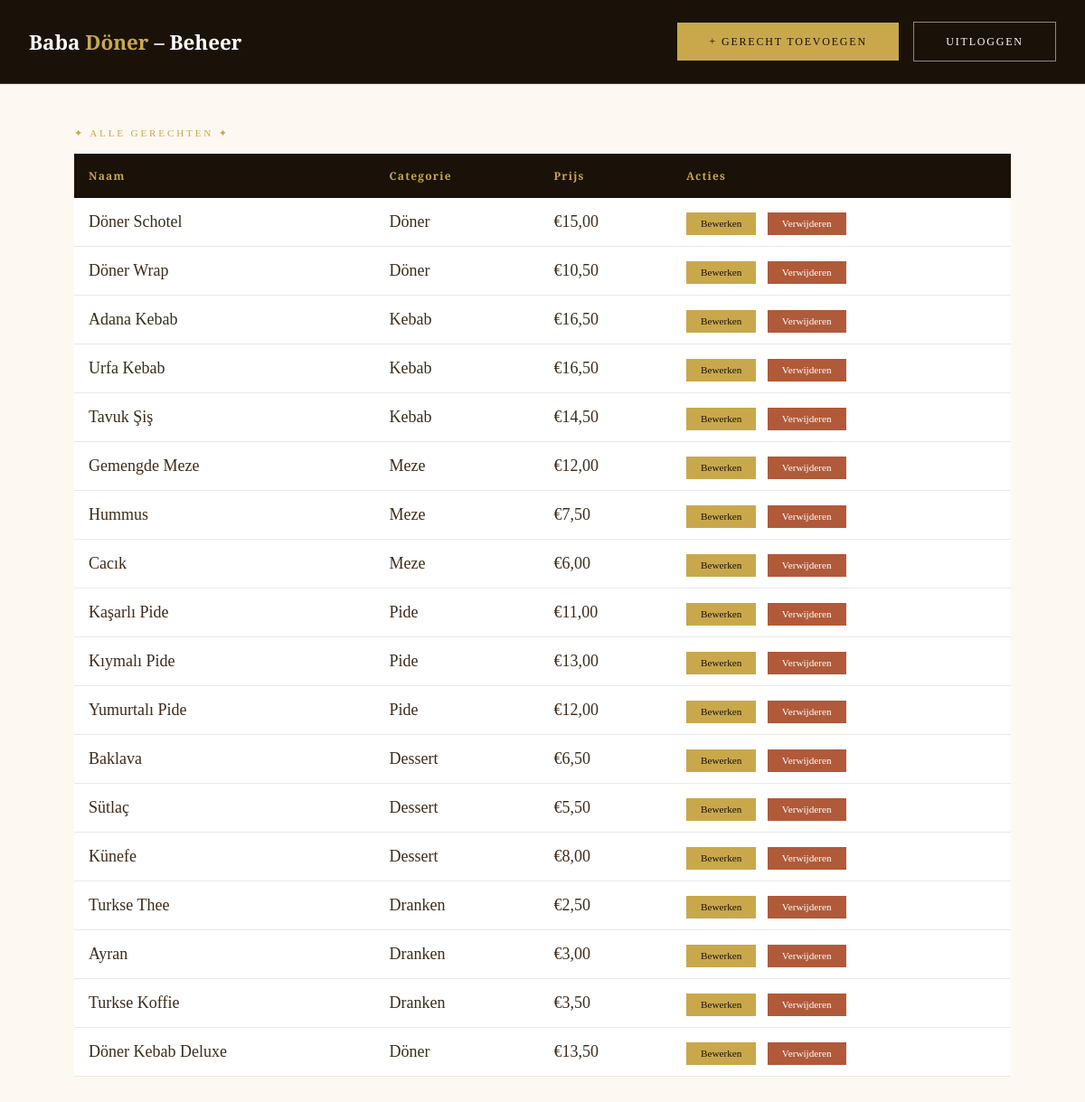
Page /app/beheer/index.php (signed in) on the committed database.
### tables this page shows
CREATE TABLE `gerechten` (
  `id` int NOT NULL,
  `naam` varchar(255) NOT NULL,
  `beschrijving` text NOT NULL,
  `prijs` decimal(10,2) NOT NULL,
  `categorie` varchar(100) NOT NULL,
  `afbeelding` varchar(255) NOT NULL
);

### app/beheer/index.php (the view, shortened to what this page needs)
<?php
require '../db.php';
?>
<!DOCTYPE html>
<html lang="nl">
<head>
  <link rel="stylesheet" href="../style.css">
</head>
<body>
  <div class="beheer-header">
    <h1>Baba <span>Döner</span> – Beheer</h1>
    <div style="display:flex; gap:1rem; align-items:center;">
      <a href="toevoegen.php" class="btn-primary">+ Gerecht toevoegen</a>
      <a href="../logout.php" class="btn-outline">Uitloggen</a>
    </div>
  </div>
  <div class="beheer-body">
    <div class="section-label" style="margin-bottom:1rem">✦ Alle gerechten ✦</div>
    <table>
      <tr>
        <th>Naam</th>
        <th>Categorie</th>
        <th>Prijs</th>
        <th>Acties</th>
      </tr>
      <?php
      $stmt = $pdo->query("SELECT * FROM gerechten");
      $gerechten = $stmt->fetchAll();
      foreach ($gerechten as $gerecht):
      ?>
      <tr>
        <td><?php echo $gerecht['naam']; ?></td>
        <td><?php echo $gerecht['categorie']; ?></td>
        <td>€<?php echo number_format($gerecht['prijs'], 2, ',', '.'); ?></td>
        <td>
          <a class="btn-bewerk" href="bewerken.php?id=<?php echo $gerecht['id']; ?>">Bewerken</a>
          <a class="btn-verwijder" href="verwijderen.php?id=<?php echo $gerecht['id']; ?>">Verwijderen</a>
        </td>
      </tr>
      <?php endforeach; ?>
    </table>
  </div>
</body>
</html>

### app/style.css (style rules this page uses)
:root { --goud: #C9A84C; --donker: #1a1208; --bruin: #3d2b1a; --zand: #f5ede0; --licht-zand: #fdf8f2; --terracotta: #b05a3a; --wit: #fff; --turkoois: #2a7a7a; }
* { margin: 0; padding: 0; box-sizing: border-box; }
a { text-decoration: none; }
html { scroll-behavior: smooth; }
body { font-family: 'Crimson Pro', Georgia, serif; background: var(--licht-zand); color: var(--bruin); font-size: 18px; }
.btn-primary { background: var(--goud); color: var(--donker); border: none; padding: 0.85rem 2.2rem; font-family: 'Cinzel', serif; font-size: 0.75rem; letter-spacing: 0.15em; text-transform: uppercase; cursor: pointer; transition: all 0.3s; display: inline-block; }
.btn-outline { background: transparent; color: var(--wit); border: 1px solid rgba(255, 255, 255, 0.5); padding: 0.85rem 2.2rem; font-family: 'Cinzel', serif; font-size: 0.75rem; letter-spacing: 0.15em; text-transform: uppercase; cursor: pointer; transition: all 0.3s; display: inline-block; }
.section-label { font-family: 'Cinzel', serif; font-size: 0.7rem; letter-spacing: 0.25em; text-transform: uppercase; color: var(--goud); margin-bottom: 0.75rem; }

### app/beheer/index.php (style rules this page uses)
body { background: var(--licht-zand); padding: 0; }
.beheer-header { background: var(--donker); padding: 1.5rem 2rem; display: flex; justify-content: space-between; align-items: center; border-bottom: 1px solid rgba(201,168,76,0.3); }
.beheer-header h1 { font-family: 'Cinzel Decorative', cursive; color: var(--wit); font-size: 1.4rem; }
.beheer-header h1 span { color: var(--goud); }
.beheer-body { max-width: 1100px; margin: 3rem auto; padding: 0 2rem; }
table { width: 100%; border-collapse: collapse; background: var(--wit); }
th { background: var(--donker); color: var(--goud); font-family: 'Cinzel', serif; font-size: 0.75rem; letter-spacing: 0.1em; padding: 1rem; text-align: left; }
td { padding: 1rem; border-bottom: 1px solid rgba(61,43,26,0.1); }
.btn-bewerk { background: var(--goud); color: var(--donker); padding: 0.4rem 1rem; font-family: 'Cinzel', serif; font-size: 0.7rem; text-decoration: none; margin-right: 0.5rem; }
.btn-verwijder { background: var(--terracotta); color: var(--wit); padding: 0.4rem 1rem; font-family: 'Cinzel', serif; font-size: 0.7rem; text-decoration: none; }

### rows in the picture
gerechten: naam "Döner Schotel", categorie "Döner", prijs "15,00"
gerechten: naam "Döner Wrap", categorie "Döner", prijs "10,50"
gerechten: naam "Adana Kebab", categorie "Kebab", prijs "16,50"
gerechten: naam "Urfa Kebab", categorie "Kebab", prijs "16,50"
gerechten: naam "Tavuk Şiş", categorie "Kebab", prijs "14,50"
gerechten: naam "Gemengde Meze", categorie "Meze", prijs "12,00"
gerechten: naam "Hummus", categorie "Meze", prijs "7,50"
gerechten: naam "Cacık", categorie "Meze", prijs "6,00"
gerechten: naam "Kaşarlı Pide", categorie "Pide", prijs "11,00"
gerechten: naam "Kıymalı Pide", categorie "Pide", prijs "13,00"
gerechten: naam "Yumurtalı Pide", categorie "Pide", prijs "12,00"
gerechten: naam "Baklava", categorie "Dessert", prijs "6,50"
gerechten: naam "Sütlaç", categorie "Dessert", prijs "5,50"
gerechten: naam "Künefe", categorie "Dessert", prijs "8,00"
gerechten: naam "Turkse Thee", categorie "Dranken", prijs "2,50"
gerechten: naam "Ayran", categorie "Dranken", prijs "3,00"
gerechten: naam "Turkse Koffie", categorie "Dranken", prijs "3,50"
gerechten: naam "Döner Kebab Deluxe", categorie "Döner", prijs "13,50"
